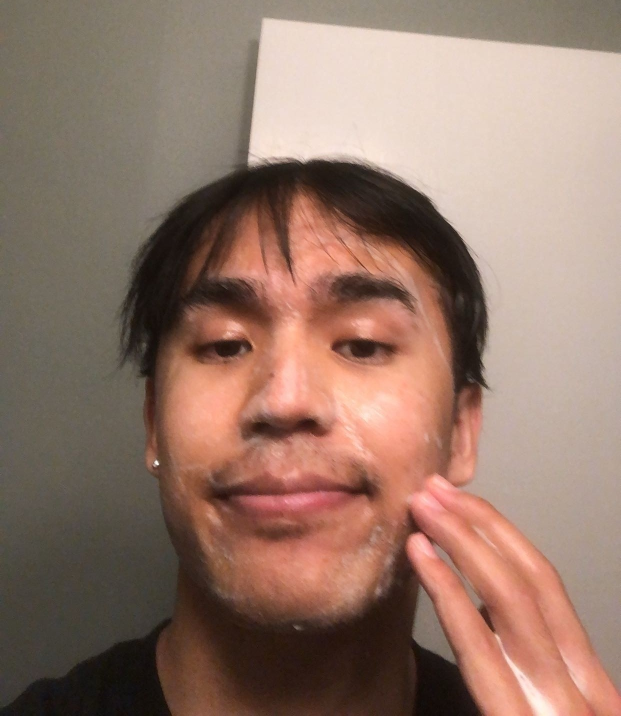
#> input picture matty.JPG, 1242 x 1432 px, found by its file name (shown at 1/2 size)
$ python image_to_ascii.py
#> lines starting #> are read from the running program, lines starting #| are printed output that depends on the picture
from PIL import Image

# ASCII characters from dark to light
ASCII_CHARS = [' ', '.', ':', '=', '+', '*','X', '#', '%', '@']

def image_to_ascii(image_path, output_width=150):
#> called with image_path = 'matty.jpg', output_width = 150
    image = Image.open(image_path)
#> image is the input picture: PIL image 1242x1432 RGB; mean R, G, B 148.5, 119.9, 106.1
    image = image.convert('L')  # Convert to grayscale
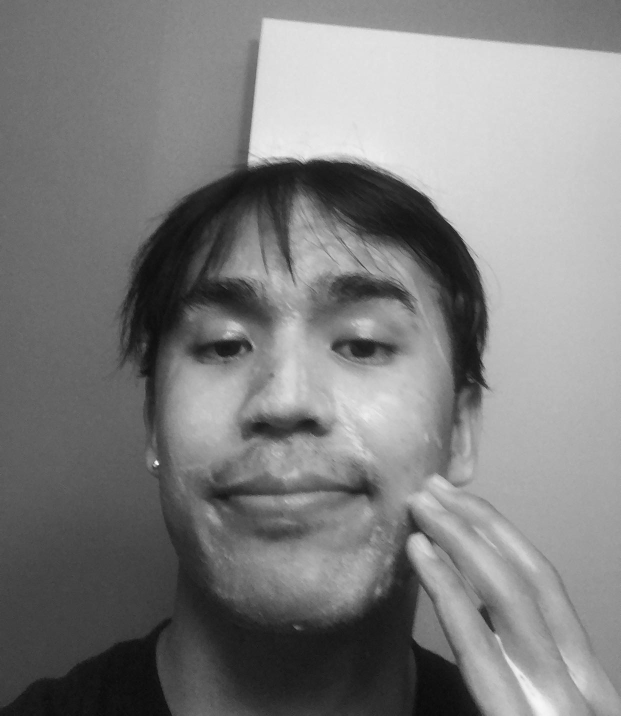
#> image: PIL image 1242x1432 L (shown at 1/2 size); min 7, max 254, mean 126.9

    # Calculate the aspect ratio of the image and scale the height accordingly
    width, height = image.size
#> width = 1242; height = 1432
    aspect_ratio = height / width
#> aspect_ratio = 1.15
    output_height = int(aspect_ratio * output_width)
#> output_height = 172

    # Resize the image while maintaining aspect ratio
    image = image.resize((output_width, output_height))
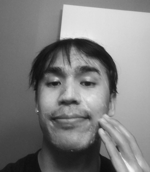
#> image: PIL image 150x172 L; min 13, max 246, mean 126.9

    # Convert the image to ASCII text
    # Each pixel is represented by an ASCII character based on its brightness
    # The brightness is calculated by dividing the pixel value by 255 (maximum brightness value)
    ascii_image = ""
    for y in range(output_height):
        for x in range(output_width):
            pixel_brightness = image.getpixel((x, y)) / 255
            ascii_image += ASCII_CHARS[int(pixel_brightness * (len(ASCII_CHARS) - 1))]
        ascii_image += '\n'

    return ascii_image

def save_ascii_to_file(ascii_image, file_path):
    with open(file_path, 'w') as f:
        f.write(ascii_image)

if __name__ == "__main__":
    image_path = "matty.jpg"
    output_file = "matty.txt"
    ascii_image = image_to_ascii(image_path)
    save_ascii_to_file(ascii_image, output_file)
    print("ASCII representation saved to", output_file)
